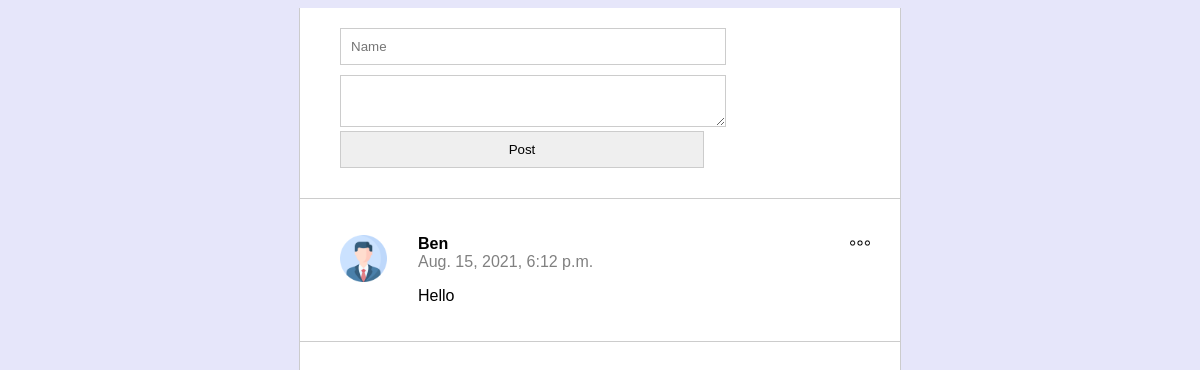
Before: / with the older database file.
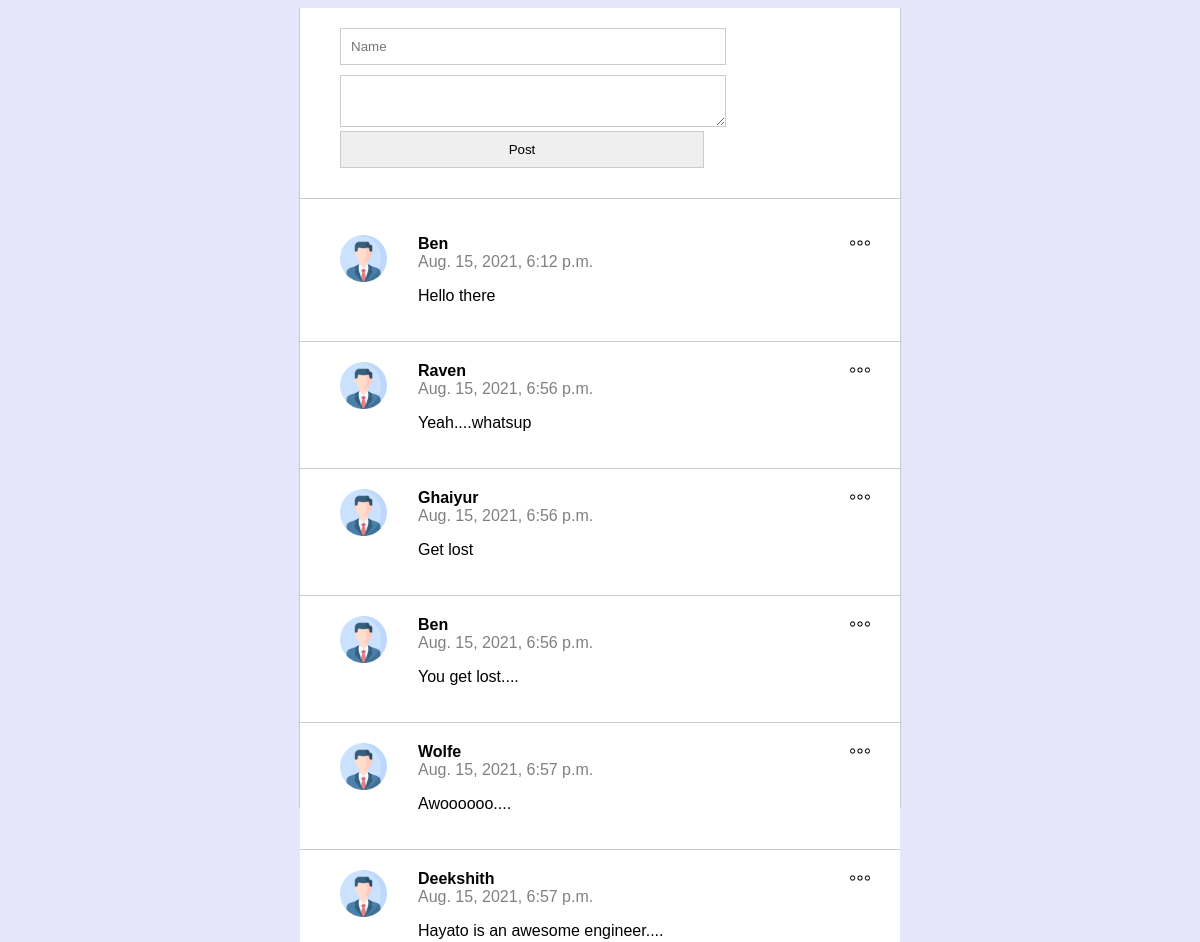
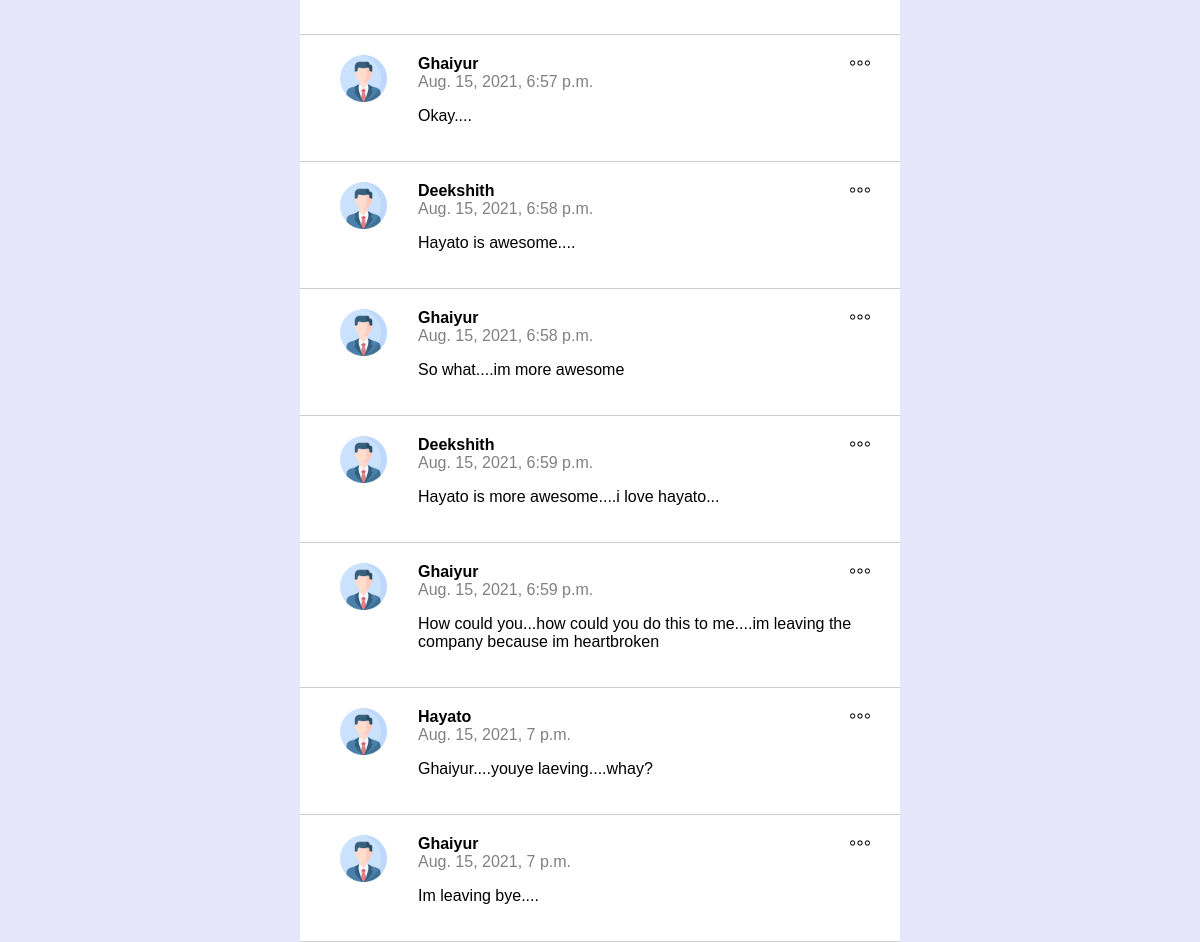
After: the same page with the newer database file (2 pictures, top to bottom).
### posts/models.py (models this page shows)
class Post(models.Model):
    class Meta(object):
        db_table = "posts"
    name = models.CharField(
        'Name', blank=False, null=False, max_length=14, db_index=True,default='Anonymous'
    )
    body = models.CharField(
        'Body',blank=True, null=True, max_length=140, db_index=True
    )
    created_at = models.DateTimeField(
        'Created DateTime', blank=True, auto_now_add=True
    )

### posts/views.py (the view, shortened to what this page needs)
# urls.py: path('',views.index, name='index'),
def index(request):
	posts = Post.objects.all()[:20]
	return render(request, 'posts.html', {'posts':posts})

### templates/posts.html (shortened to what this page needs)
{% extends "base.html" %}
{% block content %}
{% load static %}
<section class="content">
   <section class="post_form">
      <form action="/" method="POST">
         <input type="text" name="name" placeholder="Name" required>
         <textarea name="body" placeholder="Tell us anything..." required> </textarea>
         <input type="submit" value="Post"/>
      </form>
   </section>
   <section class="posts">
      <ul>
         {% for post in posts %}
         <li>
			<img class="menu_icon js-menu-icon" src="{% static 'img/options.png' %}" />
         <div class="logo">
				<img src="{% static 'img/profile.png' %}" alt="">
			</div>
			<div class="name_body">
               <div class="name">{{ post.name }}</div>
               <div class="datetime">{{ post.created_at }}</div>
               <p>{{ post.body}}</p>
            </div>
         </li>
         {% endfor %}
      </ul>
   </section>
</section>
{% endblock %}

### templates/base.html (shortened to what this page needs)
{% load static %}
<!DOCTYPE html>
<html lang="en">
<head>
    <link rel="stylesheet" href="{% static 'css/style.css' %}" />
</head>
<body>
    {% block content %}{% endblock %}
</body>
</html>

### static/css/style.css (style rules this page uses)
html, body { height: 100%; background-color: #e6e6fa; font-family: sans-serif; }
section { background-color: #ffffff; }
.content { max-width: 600px; height: 100%; margin: 0 auto; border-left: 1px solid #ccc; border-right: 1px solid #ccc; }
.post_form { padding: 20px 40px; border-bottom: 1px solid #ccc; }
.post_form input { width: 70%; margin-bottom: 10px; padding: 10px; border: 1px solid #ccc; }
.post_form textarea { width: 70%; padding: 10px; border: 1px solid #ccc; }
.posts ul { padding: 0; }
.posts li { position: relative; display: flex; border-bottom: 1px solid #ccc; padding: 20px 40px; list-style: none; }
.posts li .menu_icon { width: 20px; position: absolute; right: 30px; top: 18px; }
.posts li .logo { flex-basis: 15%; }
.posts li .logo img { width: 60%; }
.posts li .name_body { flex-basis: 85%; }
.posts li .name_body .name { font-weight: bold; }
.posts li .name_body .datetime { color: gray; }

Changed rows visible on the page:
changed Post: body "Hello" → "Hello there"
added Post: name "Raven", created_at "Aug. 15, 2021, 6:56 p.m.", body "Yeah....whatsup"
added Post: name "Ghaiyur", created_at "Aug. 15, 2021, 6:56 p.m.", body "Get lost"
added Post: name "Ben", created_at "Aug. 15, 2021, 6:56 p.m.", body "You get lost...."
added Post: name "Wolfe", created_at "Aug. 15, 2021, 6:57 p.m.", body "Awoooooo...."
added Post: name "Deekshith", created_at "Aug. 15, 2021, 6:57 p.m.", body "Hayato is an awesome engineer...."
added Post: name "Ghaiyur", created_at "Aug. 15, 2021, 6:57 p.m.", body "Okay...."
added Post: name "Deekshith", created_at "Aug. 15, 2021, 6:58 p.m.", body "Hayato is awesome...."
added Post: name "Ghaiyur", created_at "Aug. 15, 2021, 6:58 p.m.", body "So what....im more awesome"
added Post: name "Deekshith", created_at "Aug. 15, 2021, 6:59 p.m.", body "Hayato is more awesome....i love hayato..."
added Post: name "Ghaiyur", created_at "Aug. 15, 2021, 6:59 p.m.", body "How could you...how could you do this to me....im leaving the company because im heartbroken"
added Post: name "Hayato", created_at "Aug. 15, 2021, 7 p.m.", body "Ghaiyur....youye laeving....whay?"
added Post: name "Ghaiyur", created_at "Aug. 15, 2021, 7 p.m.", body "Im leaving bye...."
